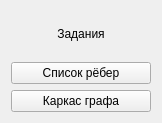
<?xml version="1.0" encoding="UTF-8"?>
<ui version="4.0">
 <class>tasks</class>
 <widget class="QWidget" name="tasks">
  <property name="geometry">
   <rect>
    <x>0</x>
    <y>0</y>
    <width>162</width>
    <height>123</height>
   </rect>
  </property>
  <property name="minimumSize">
   <size>
    <width>162</width>
    <height>123</height>
   </size>
  </property>
  <property name="maximumSize">
   <size>
    <width>162</width>
    <height>123</height>
   </size>
  </property>
  <property name="windowTitle">
   <string>Form</string>
  </property>
  <layout class="QGridLayout" name="gridLayout">
   <item row="0" column="0">
    <layout class="QVBoxLayout" name="verticalLayout">
     <item>
      <widget class="QLabel" name="label">
       <property name="text">
        <string>Задания</string>
       </property>
       <property name="alignment">
        <set>Qt::AlignCenter</set>
       </property>
      </widget>
     </item>
     <item>
      <widget class="QPushButton" name="pushButton">
       <property name="text">
        <string>Список рёбер</string>
       </property>
      </widget>
     </item>
     <item>
      <widget class="QPushButton" name="pushButton_2">
       <property name="text">
        <string>Каркас графа</string>
       </property>
      </widget>
     </item>
    </layout>
   </item>
  </layout>
 </widget>
 <resources/>
 <connections/>
</ui>
